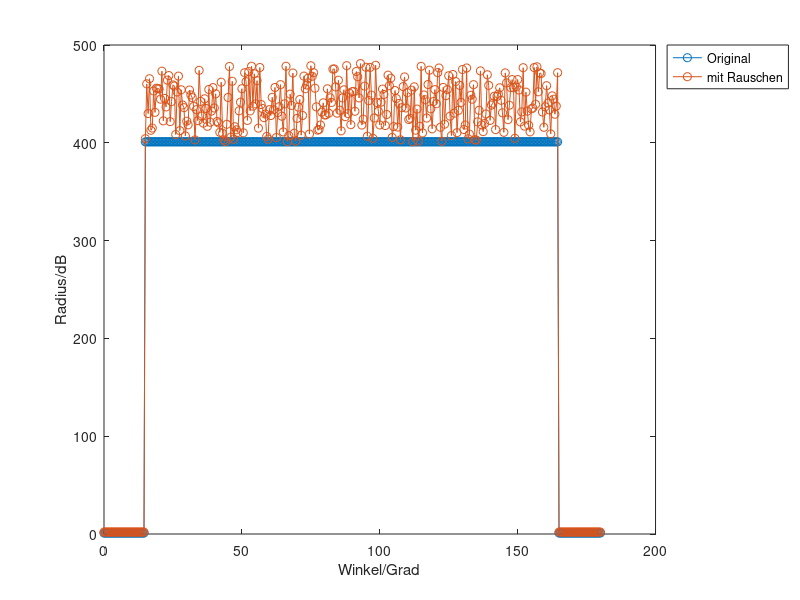

This figure's MATLAB source: (Note: this script raises an error after producing the figure.)
% Beschreibung: Implementation vom Test 1 in der Dokumentation (5.2.1)

%% Signalerzeugung %%
% Erzeugen des Signals mit Gauß-Rauschen, Nebenbedingung: alle Werte von 
% Geräusch ist großer als 0
snr_dB = 7;
signalPowerConfig = 'measured';
midVal = 400;
repeatedTimeValMid = 150;%Ton = 2*repeatedTimeValMid
tVal = 0:0.5:180;
tComp = 90;
xVal = midVal*rectpuls(tVal-tComp,repeatedTimeValMid)+1;
onIntervalBegin = (180*2-repeatedTimeValMid/0.5)/2 + 1;
onIntervalEnd = onIntervalBegin + repeatedTimeValMid/0.5 -1;
noise = abs(awgn(xVal(onIntervalBegin:onIntervalEnd),snr_dB,signalPowerConfig));
ampCoef = 0.2;
noise = mod(noise,midVal*ampCoef);
xnVal = [xVal(1:onIntervalBegin-1) noise xVal(onIntervalEnd+1:end)];
xnVal = xnVal + xVal;
draw = 1;
if draw == 1
    figure('Name','Das Originalsignal und Signal mit Rauschen');
    plot(tVal,xVal,'-o',tVal,xnVal,'-o');
    legend('Original','mit Rauschen','Location','northeastoutside');
    xlabel('Winkel/Grad');
    ylabel('Radius/dB');
end
%% Berechnung der Wirkung des Filters %%

% slopeO: Steigung des Originalzustandes, slopeF: Steigung nach dem Filtern,
% diff_x: Wirkung des Filters auf einen Bereich

% Das vom Maximally-Flat-Methode-entworfene Filter
phase = 1;
filterObj = filterMaximallyFlatFIR_p4;
output = filterIIR(xnVal, tVal, filterObj, draw, phase, ...
    'Maximally Flat Methode-Filterergebnis');
slopeO = slopeArray(xnVal(onIntervalBegin:onIntervalEnd), ...
    tVal(onIntervalBegin:onIntervalEnd));
slopeF = slopeArray(output(onIntervalBegin:onIntervalEnd), ...
    tVal(onIntervalBegin:onIntervalEnd));
slopeO = rms(slopeO);
slopeF = rms(slopeF);
diff_mf = 20.*log10(slopeF./slopeO);

% Das vom Window-Kaiser-Methode-entworfene Filter
phase = 2;
filterObj = filterWindowKaiser_p10;
output = filterFIR(xnVal, tVal, filterObj, draw, phase, ...
    'Window Kaiser Methode-Filterergebnis');
slopeO = slopeArray(xnVal(onIntervalBegin:onIntervalEnd), ...
    tVal(onIntervalBegin:onIntervalEnd));
slopeF = slopeArray(output(onIntervalBegin:onIntervalEnd), ...
    tVal(onIntervalBegin:onIntervalEnd));
slopeO = rms(slopeO);
slopeF = rms(slopeF);
diff_wk = 20.*log10(slopeF./slopeO);

% Das vom Least-Squares-Methode-entworfene Filter
phase = 2;
filterObj = filterLeastSquares_p11;
output = filterFIR(xnVal, tVal, filterObj, draw, phase, ...
    'Least Squares Methode-Filterergebnis');
slopeO = slopeArray(xnVal(onIntervalBegin:onIntervalEnd), ...
    tVal(onIntervalBegin:onIntervalEnd));
slopeF = slopeArray(output(onIntervalBegin:onIntervalEnd), ...
    tVal(onIntervalBegin:onIntervalEnd));
slopeO = rms(slopeO);
slopeF = rms(slopeF);
diff_lsq = 20.*log10(slopeF./slopeO);

% Das vom Equiripple-Methode-entworfenen Filter
phase = 2;
filterObj = filterEquiripple_p3;
output = filterFIR(xnVal, tVal, filterObj, draw, phase, ...
    'Equiripple Methode-Filterergebnis');
slopeO = slopeArray(xnVal(onIntervalBegin:onIntervalEnd), ...
    tVal(onIntervalBegin:onIntervalEnd));
slopeF = slopeArray(output(onIntervalBegin:onIntervalEnd), ...
    tVal(onIntervalBegin:onIntervalEnd));
slopeO = rms(slopeO);
slopeF = rms(slopeF);
diff_eq = 20.*log10(slopeF./slopeO);

% Das vom Window-Bartlett-Methode-entworfene Filter
phase = 2;
filterObj = filterWindowBarlett_p2;
output = filterFIR(xnVal, tVal, filterObj, draw, phase, ...
    'Window Bartlett Methode-Filterergebnis');
slopeO = slopeArray(xnVal(onIntervalBegin:onIntervalEnd), ...
    tVal(onIntervalBegin:onIntervalEnd));
slopeF = slopeArray(output(onIntervalBegin:onIntervalEnd), ...
    tVal(onIntervalBegin:onIntervalEnd));
slopeO = rms(slopeO);
slopeF = rms(slopeF);
diff_wb = 20.*log10(slopeF./slopeO);

% Das vom Window-Rectangular-Methode-entworfene Filter
phase = 2;
filterObj = filterWindowRectangular_p3;
output = filterFIR(xnVal, tVal, filterObj, draw, phase, ...
    'Window Rectangular Methode-Filterergebnis');
slopeO = slopeArray(xnVal(onIntervalBegin:onIntervalEnd), ...
    tVal(onIntervalBegin:onIntervalEnd));
slopeF = slopeArray(output(onIntervalBegin:onIntervalEnd), ...
    tVal(onIntervalBegin:onIntervalEnd));
slopeO = rms(slopeO);
slopeF = rms(slopeF);
diff_wr = 20.*log10(slopeF./slopeO);

% Das vom Window-Triangular-Methode-entworfenen Filter
phase = 2;
filterObj = filterWindowTriangular_p1;
output = filterFIR(xnVal, tVal, filterObj, draw, phase, ...
    'Window Triangular Methode-Filterergebnis');
slopeO = slopeArray(xnVal(onIntervalBegin:onIntervalEnd), ...
    tVal(onIntervalBegin:onIntervalEnd));
slopeF = slopeArray(output(onIntervalBegin:onIntervalEnd), ...
    tVal(onIntervalBegin:onIntervalEnd));
slopeO = rms(slopeO);
slopeF = rms(slopeF);
diff_wt = 20.*log10(slopeF./slopeO);

clear slopeO slopeF